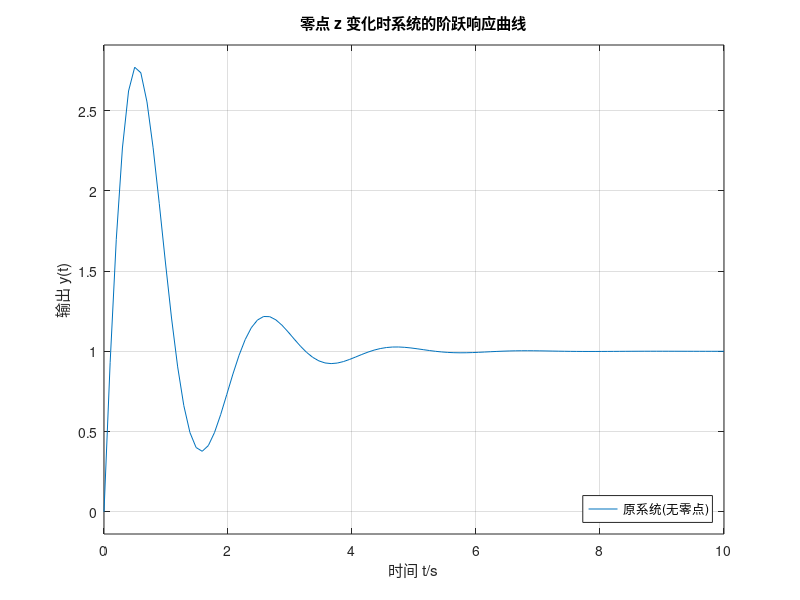

The MATLAB script that drew this image:
%exercise 零点 z=-5,-2,-1 对系统阶跃响应的影响
clear; clc; close all;

den = [1 2 10];          % 分母：s^2+2s+10，所有系统相同

figure; hold on; grid on;

% 1) 先画原系统（无零点）G(s)=10/(s^2+2s+10)
sys0 = tf([10], den);
step(sys0, 10);

% 2) 再画三个带零点的系统：2(s+5), 5(s+2), 10(s+1) → 分子 [2 10],[5 10],[10 10]
j = [2 5 10];
for i = 1:3
    num = [j(i) 10];
    sys = tf(num, den);
    step(sys, 10);
end

hold off;
title('零点 z 变化时系统的阶跃响应曲线');   % 注意：直接写"z"，不要加反斜杠
xlabel('时间 t/s');  ylabel('输出 y(t)');
legend('原系统(无零点)', 'z=-5', 'z=-2', 'z=-1', 'Location','southeast');
